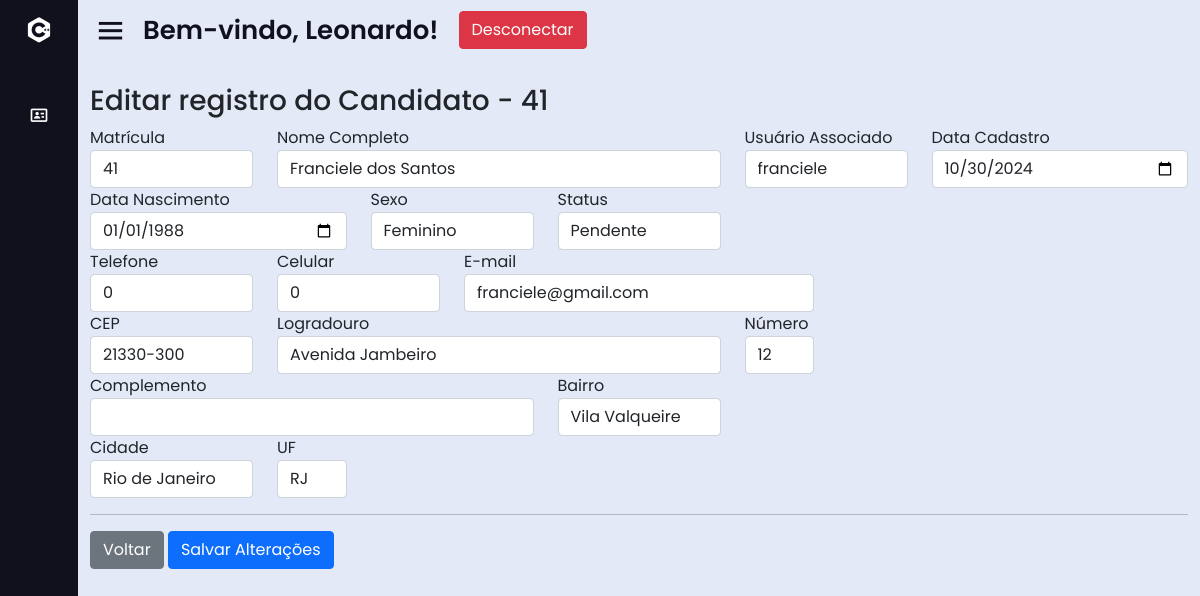
/dash.php?page=fedit_cand&id_cand=41 (signed in), run on the app's committed database.
### tables this page shows
CREATE TABLE IF NOT EXISTS `endereco` (
  `id_end` int(11) NOT NULL AUTO_INCREMENT,
  `cep` varchar(50) NOT NULL,
  `logradouro` varchar(50) NOT NULL,
  `numero` int(11) DEFAULT NULL,
  `complemento` varchar(50) DEFAULT NULL,
  `bairro` varchar(50) NOT NULL,
  `cidade` varchar(50) NOT NULL,
  `uf` varchar(50) NOT NULL,
  `id_cand` int(11) DEFAULT NULL,
  `id_emp` int(11) DEFAULT NULL,
  PRIMARY KEY (`id_end`),
  KEY `end_cand` (`id_cand`),
  KEY `end_emp` (`id_emp`),
  CONSTRAINT `end_cand` FOREIGN KEY (`id_cand`) REFERENCES `candidato` (`id_cand`) ON DELETE NO ACTION ON UPDATE NO ACTION,
  CONSTRAINT `end_emp` FOREIGN KEY (`id_emp`) REFERENCES `empresa` (`id_emp`) ON DELETE NO ACTION ON UPDATE NO ACTION
);

CREATE TABLE IF NOT EXISTS `candidato` (
  `id_cand` int(11) NOT NULL AUTO_INCREMENT,
  `nome_cand` varchar(50) NOT NULL,
  `data_cad_cand` date NOT NULL,
  `data_nasc_cand` date NOT NULL,
  `sexo_cand` varchar(50) NOT NULL DEFAULT '',
  `telefone_cand` int(11) DEFAULT NULL,
  `celular_cand` int(11) DEFAULT NULL,
  `email_cand` varchar(50) NOT NULL,
  `status_cand` varchar(50) DEFAULT NULL,
  `id` int(11) DEFAULT NULL,
  PRIMARY KEY (`id_cand`),
  KEY `candidato_usuario` (`id`),
  CONSTRAINT `candidato_usuario` FOREIGN KEY (`id`) REFERENCES `usuario` (`id`) ON DELETE NO ACTION ON UPDATE NO ACTION
);

CREATE TABLE IF NOT EXISTS `usuario` (
  `id` int(11) NOT NULL AUTO_INCREMENT,
  `nome` varchar(50) DEFAULT NULL,
  `usuario` varchar(50) DEFAULT NULL,
  `senha` varchar(50) DEFAULT NULL,
  `email` varchar(50) DEFAULT NULL,
  `nivel` int(11) DEFAULT NULL,
  `situacao` tinyint(4) DEFAULT NULL,
  `dt_cadastro` datetime DEFAULT NULL,
  `reset_token` varchar(255) DEFAULT NULL,
  `token_expiracao` datetime DEFAULT NULL,
  PRIMARY KEY (`id`)
);

### sis/candidato/fedit_cand.php (the view, shortened to what this page needs)
<?php
    $id = (int) $_GET['id_cand'];
    $sql = mysqli_query($con, "SELECT c.*, e.*
                           FROM candidato c
                           LEFT JOIN endereco e ON c.id_cand = e.id_cand
                           WHERE c.id_cand = '".$id."'");
    $row = mysqli_fetch_array($sql);
    $usuarios_nivel1_sql = mysqli_query($con, "SELECT id, usuario FROM usuario WHERE nivel = 1");
    $usuarios_nivel1 = mysqli_fetch_all($usuarios_nivel1_sql, MYSQLI_ASSOC);
?>
<div id="main" class="container-fluid">
    <br><h3 class="page-header">Editar registro do Candidato - <?php echo $id;?></h3>
    <form action="?page=atualiza_cand&id_cand=<?php echo $row['id_cand']; ?>" method="post">
    <div class="row">
        <div class="form-group col-md-2">
            <label for="id_cand">Matrícula</label>
            <input type="text" class="form-control" name="id_cand" value="<?php echo $row["id_cand"]; ?>">
        </div>
        <div class="form-group col-md-5">
            <label for="nome_cand">Nome Completo</label>
            <input type="text" class="form-control" name="nome_cand" value="<?php echo $row["nome_cand"]; ?>">
        </div>
        <div class="form-group col-xs-12 col-sm-6 col-md-2">
            <label for="id">Usuário Associado</label>
            <select class="form-control" name="id">
                <?php foreach ($usuarios_nivel1 as $usuario): ?>
                    <option value="<?php echo $usuario['id']; ?>" <?php echo (isset($row['id']) && $row['id'] == $usuario['id']) ? 'selected' : ''; ?>>
                        <?php echo $usuario['usuario']; ?>
                <?php endforeach; ?>
            </select>
        </div>
        <div class="form-group col-md-3">
            <label for="data_cad_cand">Data Cadastro</label>
            <input type="date" class="form-control" name="data_cad_cand" value="<?php echo date('Y-m-d',strtotime($row["data_cad_cand"])); ?>">
        </div>
        <div class="form-group col-md-3">
            <label for="data_nasc_cand">Data Nascimento</label>
            <input type="date" class="form-control" name="data_nasc_cand" value="<?php echo date('Y-m-d',strtotime($row["data_nasc_cand"])); ?>">
        </div>
        <div class="form-group col-md-2">
            <label for="sexo_cand">Sexo</label>
            <select class="form-control" name="sexo_cand">
                <?php
                if($row["sexo_cand"]=="M")
                    echo '<option selected="selected" value="M">Masculino</option><option value="F">Feminino</option>';
                else
                    echo '<option value="M">Masculino</option><option selected="selected" value="F">Feminino</option>';
                ?>
            </select>
		</div>
		<div class="form-group col-md-2">
            <label for="status_cand">Status</label>
			<select class="form-control" name="status_cand">
                <?php
                if($row["status_cand"]=="Pendente")
                    echo '<option selected="selected" value="Pendente">Pendente</option><option value="Validado">Validado</option>';
                else
                    echo '<option value="Pendente">Pendente</option><option selected="selected" value="Validado">Validado</option>';
                ?>
            </select>
        </div>
    </div>
    <div class="row">
        <div class="form-group col-md-2">
            <label for="telefone_cand">Telefone</label>
            <input type="text" id="telefone_cand" class="form-control" name="telefone_cand" value="<?php echo $row["telefone_cand"]; ?>">
        </div>
        <div class="form-group col-md-2">
            <label for="celular_cand">Celular</label>
            <input type="text" id="celular_cand" class="form-control" name="celular_cand" value="<?php echo $row["celular_cand"]; ?>">
        </div>
        <div class="form-group col-md-4">
            <label for="email_cand">E-mail</label>
            <input type="text" class="form-control" name="email_cand" value="<?php echo $row["email_cand"]; ?>">
        </div>
    </div>
    <div class="row">
        <div class="form-group col-md-2">
            <label for="cep">CEP</label>
            <input type="text" id="cep" class="form-control" id="cep" name="cep" value="<?php echo $row['cep']; ?>" onblur="consultarViaCEP(this.value)">
        </div>
        <div class="form-group col-md-5">
            <label for="logradouro">Logradouro</label>
            <input type="text" class="form-control" id="logradouro" name="logradouro" value="<?php echo $row['logradouro']; ?>">
        </div>
		<div class="form-group col-md-1">
            <label for="numero">Número</label>
            <input type="text" class="form-control" id="numero" name="numero" value="<?php echo $row['numero']; ?>">
        </div>
		<div class="form-group col-md-5">
            <label for="complemento">Complemento</label>
            <input type="text" class="form-control" id="complemento" name="complemento" value="<?php echo $row['complemento']; ?>">
        </div>
        <div class="form-group col-md-2">
            <label for="bairro">Bairro</label>
            <input type="text" class="form-control" id="bairro" name="bairro" value="<?php echo $row['bairro']; ?>">
        </div>
    </div>
    <div class="row">
        <div class="form-group col-md-2">
            <label for="cidade">Cidade</label>
            <input type="text" class="form-control" id="cidade" name="cidade" value="<?php echo $row['cidade']; ?>">
        </div>
        <div class="form-group col-md-1">
            <label for="uf">UF</label>
            <input type="text" class="form-control" id="uf" name="uf" value="<?php echo $row['uf']; ?>">
        </div>
    </div>
    <hr/>
    <div id="actions" class="row">
        <div class="col-md-12">
            <a href="?page=lista_cand" class="btn btn-secondary">Voltar</a>
            <button type="submit" class="btn btn-primary">Salvar Alterações</button>
        </div>
    </div>
</div>

### css/style.css (style rules this page uses)
* { margin: 0; padding: 0; box-sizing: border-box; font-family: 'Poppins', sans-serif; }

### data on the page
endereco: id_cand "41", nome_cand "Franciele dos Santos", data_cad_cand "10/30/2024", data_nasc_cand "01/01/1988", telefone_cand "0", celular_cand "0", email_cand "franciele@gmail.com", cep "21330-300", logradouro "Avenida Jambeiro", numero "12", bairro "Vila Valqueire", cidade "Rio de Janeiro", uf "RJ"
candidato: id "franciele", sexo_cand "Feminino", status_cand "Pendente"

### other printed values
$_SESSION['UsuarioNome'] "Leonardo"
$id "41"
